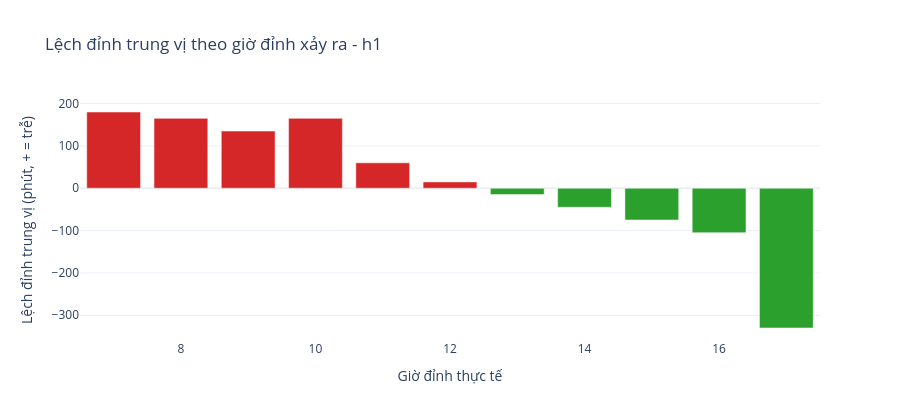

Notebook source saved alongside this figure:
### Markdown cell above
## 9. Lệch đỉnh nặng vào khung giờ nào trong ngày

Gộp `df_lech` (đã tính local từng ngày) theo giờ đỉnh thực tế xảy ra — không tính lại
RMSE gì thêm, chỉ tổng hợp lại con số local đã có.

### Code cell
w = df_lech.copy()
w['gio_dinh'] = pd.to_datetime(w['gio_dinh_thuc_te'], format='%H:%M').dt.hour

theo_gio = w.groupby('gio_dinh')['lech_phut'].agg(
    so_ngay='count', lech_trung_vi='median', lech_trung_binh='mean',
    so_ngay_dich_phai=lambda x: int((x > 0).sum()),
).reset_index()
theo_gio['ty_le_dich_phai_%'] = (theo_gio['so_ngay_dich_phai'] / theo_gio['so_ngay'] * 100).round(1)

print("--- LECH DINH THEO KHUNG GIO DINH XAY RA (tu bang local, khong RMSE) ---")
display(theo_gio.round(2))

fig3 = go.Figure()
fig3.add_trace(go.Bar(x=theo_gio['gio_dinh'], y=theo_gio['lech_trung_vi'],
                      marker_color=['#d62728' if v > 0 else '#2ca02c' for v in theo_gio['lech_trung_vi']],
                      name='Lệch đỉnh trung vị (phút)'))
fig3.update_layout(title=f'Lệch đỉnh trung vị theo giờ đỉnh xảy ra - h{HORIZON_XEM}',
                   xaxis_title='Giờ đỉnh thực tế', yaxis_title='Lệch đỉnh trung vị (phút, + = trễ)',
                   height=420, template='plotly_white')
fig3.show()

_gio_te = int(theo_gio.loc[theo_gio['lech_trung_vi'].abs().idxmax(), 'gio_dinh'])
print(f"Giờ có lệch đỉnh trung vị lớn nhất: {_gio_te} giờ")
theo_gio.to_csv(f'{OUTPUT_DIR}/lech_dinh_theo_gio_h{HORIZON_XEM}.csv', index=False)
print(f"Đã lưu {OUTPUT_DIR}/lech_dinh_theo_gio_h{HORIZON_XEM}.csv")

### Figure 1 — Plotly figure (JSON) as saved in the notebook; plotly's stock layout.template omitted (floating-point values rounded to 4 significant figures)
{"data": [{"marker": {"color": ["#d62728", "#d62728", "#d62728", "#d62728", "#d62728", "#d62728", "#2ca02c", "#2ca02c", "#2ca02c", "#2ca02c", "#2ca02c"]}, "name": "Lệch đỉnh trung vị (phút)", "type": "bar", "x": [7, 8, 9, 10, 11, 12, 13, 14, 15, 16, 17], "y": [180.0, 165.0, 135.0, 165.0, 60.0, 15.0, -15.0, -45.0, -75.0, -105.0, -330.0]}], "layout": {"height": 420, "title": {"text": "Lệch đỉnh trung vị theo giờ đỉnh xảy ra - h1"}, "xaxis": {"title": {"text": "Giờ đỉnh thực tế"}}, "yaxis": {"title": {"text": "Lệch đỉnh trung vị (phút, + = trễ)"}}}}
